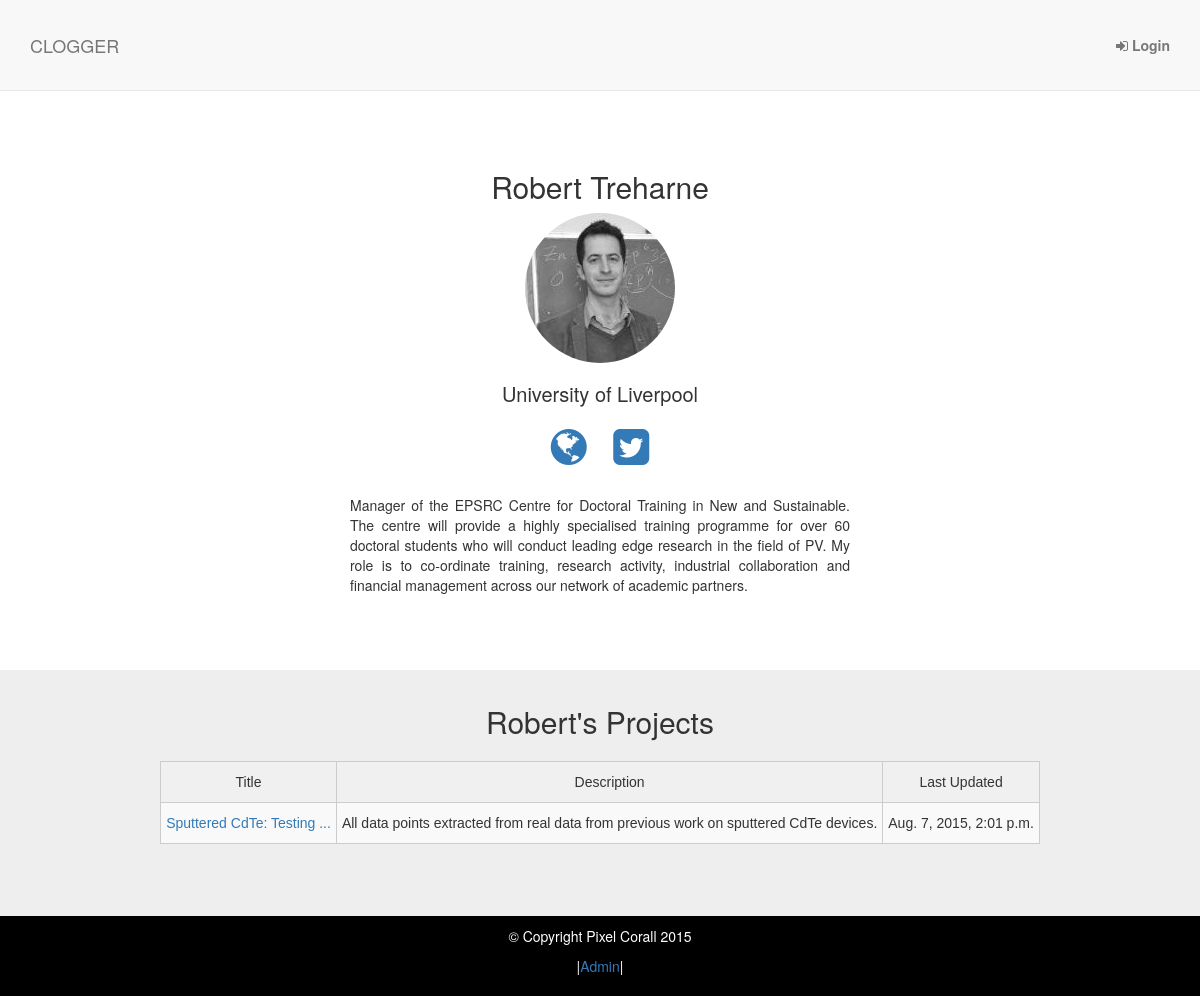
Screenshot of /user/profile/1/ with the database file from the repository.
### profiles/models.py (models this page shows, shortened)
class UserProfile(models.Model):
    user = models.OneToOneField(User)
    affiliation = models.CharField(max_length=128, blank = True)
    picture = ImageField(upload_to='user_images', default='static/img/avatar.png')
    url = models.URLField(blank=True)
    linkedin = models.URLField(blank=True)
    twitter = models.URLField(blank=True)
    bio = models.TextField(max_length=2000, blank=True)

### projects/models.py (models this page shows, shortened)
class Project(models.Model):
    owner = models.ForeignKey(UserProfile)
    title = models.CharField(max_length=50)
    description = models.TextField(max_length=200)
    start_date = models.DateTimeField(default=timezone.datetime.today())
    updated = models.DateTimeField(default=timezone.datetime.today())

### profiles/views.py (the view)
# urls.py: url(r'^profile/(?P<user_id>\d+)/$', 'profiles.views.profile'),
def profile(request, user_id=1):
	profile = UserProfile.objects.get(user = User.objects.get(id=user_id))
        if profile.user == request.user:
            return HttpResponseRedirect(reverse('dashboard'))
        projects = Project.objects.filter(owner=profile)
	dictionary = {'profile': profile,
                      'projects': projects}
	return render(request, 'profile.html', dictionary)

### profiles/templates/profile.html (shortened to what this page needs)
{% extends 'base.html' %}
{% load thumbnail %}
{% block content %}
    <section id="profile" class="dashboard-profile-section">
        <div class="container">
            <div class="row">
                <div class="col-lg-12">
					<h2>{{profile.user.first_name}} {{profile.user.last_name}}</h2>
					{% thumbnail profile.picture "150x150" crop="center" as im %}
					<img class="profile-pic-lg" src="{{im.url}}" name="{{user.first_name}} {{user.last_name}}">
					{% endthumbnail %}
					<h3>{{profile.affiliation}}</h3>
					<p>
						{% if profile.url %}
						<a href="{{profile.url}}" target="_blank"><i class="fa fa-globe fa-3x"></i></a>
						{% endif %}
						{% if profile.twitter %}
						<a href="{{profile.twitter}}" target="_blank"><i class="fa fa-twitter-square fa-3x"></i></a>
						{% endif %}
					</p>
					{% if profile.bio %}
					<p class="bio">{{profile.bio}}</p>
					{% endif %}
				</div>
			</div>
		</div>
	</section>
    <section id="projects" class="dashboard-project-section">
        <div class="container">
            <div class="row">
                <div class="col-lg-12">
					<h2>{{profile.user.first_name}}'s Projects</h2>
					{% if projects %}
						<table class="tg">
						  <tr>
							<th class="tg-031e">Title</th>
							<th class="tg-031e">Description</th>
							<th class="tg-031e">Last Updated</th>
						  </tr>
						{% for project in projects %}
						  <tr>
							  <td class="tg-4eph"><a href="/user/project/{{project.id}}">{{project.title|slice:":50"}} ...</a></td>
							  <td class="tg-4eph">{{project.description}}</td>
							  <td class="tg-4eph">{{project.updated}}</td>
						  </tr>
						{% endfor %}
						</table>
					{% else %}
					    <p>No projects<p>
				    {% endif %}
                </div>
            </div>
		</div>
    </section>
{% endblock %}

### static/css/scrolling-nav.css (style rules this page uses)
body { width: 100%; height: 100%; }
html { width: 100%; height: 100%; }

### static/css/main.css (style rules this page uses)
h3 { font-size: 20px; }
.profile-pic-lg { width: 150px; border-radius: 150px; -webkit-border-radius: 150px; -moz-border-radius: 150px; }
.dashboard-profile-section { background: #fff; padding-top: 100px; padding-bottom: 50px; text-align: center; }
.dashboard-profile-section img { max-width: 150px; }
.dashboard-project-section { background: #eee; padding-top: 15px; text-align:center; padding-bottom: 50px; }
.dashboard-profile-section i.fa { margin: 1%; }
.dashboard-profile-section p.bio { max-width:500px; text-align:justify; margin: 2% auto; margin-top: 15px; margin-bottom: 25px; }
.tg { border-collapse:collapse;border-spacing:0;border-color:#ccc; }
.tg td { text-align:center;font-family:Arial, sans-serif;font-size:14px;padding:10px 5px;border-style:solid;border-width:1px;overflow:hidden;word-break:normal;border-color:#ccc;color:#333;background-color:#fff; }
.tg th { text-align:center;font-family:Arial, sans-serif;font-size:14px;font-weight:normal;padding:10px 5px;border-style:solid;border-width:1px;overflow:hidden;word-break:normal;border-color:#ccc;color:#333;background-color:#f0f0f0; }
.tg .tg-4eph { background-color:#f9f9f9 }
table { margin: 2% auto; }

### static/css/modern-business.css (style rules this page uses)
html, body { height: 100%; }
body { padding-top: 50px; }

### rows the page displays
UserProfile: user.first_name "Robert", user.last_name "Treharne", affiliation "University of Liverpool", bio "Manager of the EPSRC Centre for Doctoral Training in New and Sustainable. The centre will provide a highly specialised training programme for over 60 doctoral students who will conduct leading edge research in the field of PV. My role is to co-ordinate training, research activity, industrial collaboration and financial management across our network of academic partners."
Project: title "Sputtered CdTe: Testing", description "All data points extracted from real data from previous work on sputtered CdTe devices.", updated "Aug. 7, 2015, 2:01 p.m."
